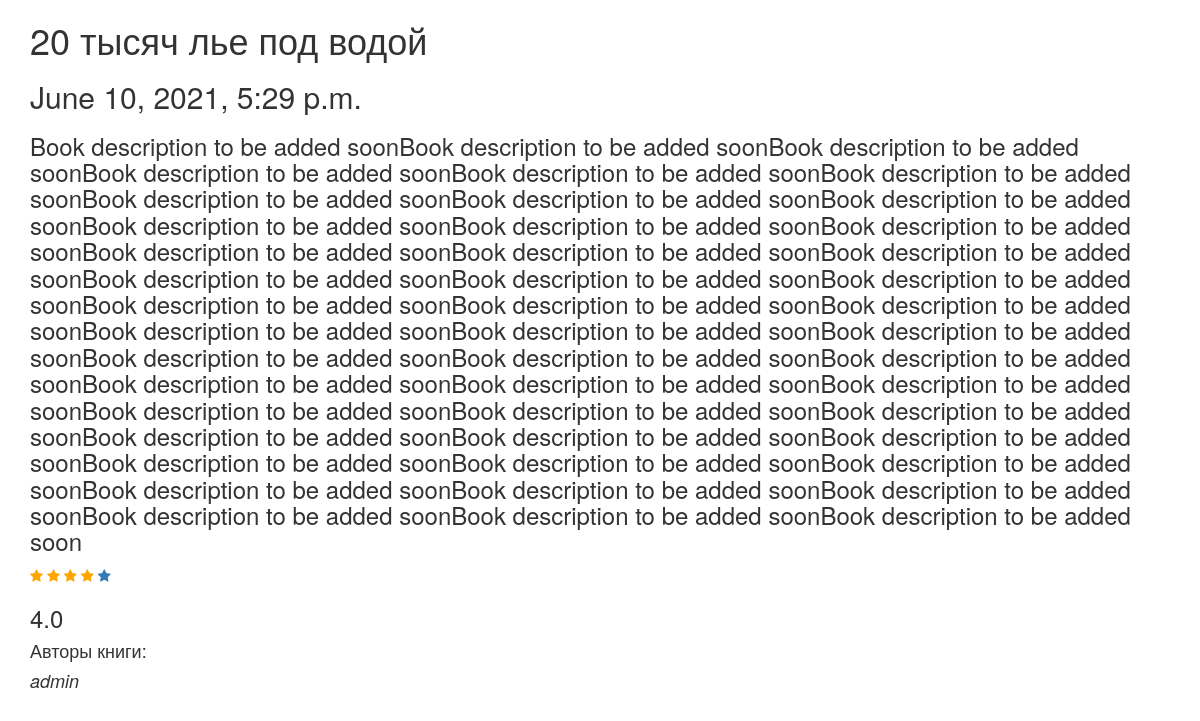
Page /books/book_view_detail/20-tysiach-le-pod-vodoi/ on the committed database.
### manager/models.py (models this page shows, shortened)
class Book(models.Model):
    class Meta:
        verbose_name = 'книга'
        verbose_name_plural = 'книги'
    title = models.CharField(max_length=50, verbose_name='Наименование', help_text='ну это типа название книги')
    date = models.DateTimeField(auto_now_add=True, verbose_name='Дата',
                                help_text='Если нет даты, то заполняется автоматически', null=True)
    description = models.TextField(null=True, default='Book description to be added soon')
    authors = models.ManyToManyField(User, related_name='books')
    likes = models.PositiveIntegerField(null=True, default=0)
    rating = models.FloatField(null=True, default=0.0)
    total_stars = models.PositiveIntegerField(null=True, default=0)
    slug = models.SlugField(unique=True, primary_key=True)
    id = models.PositiveIntegerField(null=True, blank=True, auto_created=True)

### manager/views.py (the view)
# urls.py: path('book_view_detail/<str:slug>/', BookPage.as_view(), name='book_detail'),
class BookPage(View):
    def get(self, request, slug):
        context = {}
        comment_query = Comment.objects.annotate(count_like=Count('comment_likes')).select_related('author')
        comments = Prefetch('comments', comment_query)
        context['book'] = Book.objects.prefetch_related('authors', comments).get(slug=slug)
        context['comment_form'] = CommentForm
        context['stars'] = range(1, 6)
        return render(request, 'book_detail.html', context)

### manager/templates/Book_detail.html (shortened to what this page needs)
{% extends 'main_template.html' %}
{% block detail %}
        <h1> {{ book.title }} </h1>
        <h2> {{ book.date }} </h2>
        <h3> {{ book.description }} </h3>
      {% for i in stars %}
        {% if book.rating >= i  %}
            <a href="{% url 'add_rate_location' slug=book.slug rate=i location=1 %}"><span class="fa fa-star checked"></span></a>
        {% else %}
            <a href="{% url 'add_rate_location' slug=book.slug rate=i location=1 %}"><span class="fa fa-star"></span></a>
        {% endif%}
    {% endfor %}
    <h3> {{ book.rating }} </h3>
        {% for author in book.authors.all %}
            <h4> Авторы книги:  </h4>
            <i><h4> {{ author }}</h4></i>
        {% endfor %}
        <br><br>
{% endblock %}

### manager/templates/main_template.html (style rules this page uses)
.checked { color: orange; }

### rows in the picture
Book: title "20 тысяч лье под водой", date "June 10, 2021, 5:29 p.m.", description "Book description to be added soonBook description to be added soonBook description to be added soonBook description to be added soonBook description to be added soonBook description to be added soonBook description to be added soonBook description to be added soonBook description to be added soonBook description to be added soonBook description to be added soonBook description to be added soonBook description to be added soonBook description to be added soonBook description to be added soonBook description to be added soonBook description to be added soonBook description to be added soonBook description to be added soonBook description to be added soonBook description to be added soonBook…", rating "4.0"

### other values in the picture
{{ author }} "admin"
